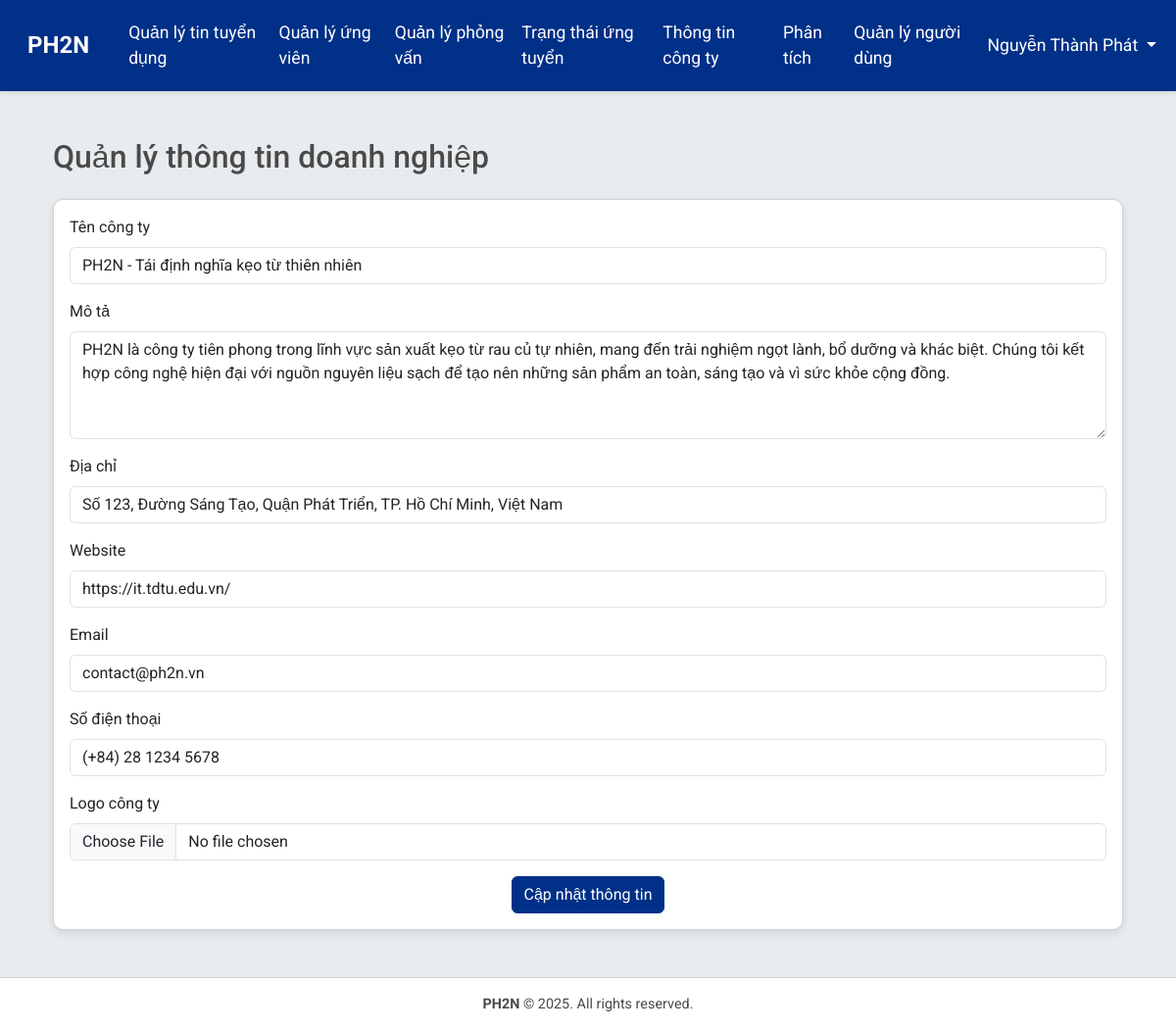
Page /hr/company-info/manage/ (signed in) on the committed database.
### accounts/models.py (models this page shows, shortened)
class CustomUser(AbstractBaseUser, PermissionsMixin):
    ROLE_CHOICES = [
        ('hr', 'HR'),
        ('applicant', 'Applicant'),
        ('director', 'Director'),
        ('department', 'Department'),
    ]
    email = models.EmailField(unique=True)
    full_name = models.CharField(max_length=255)
    role = models.CharField(max_length=20, choices=ROLE_CHOICES, default='applicant')
    department = models.CharField(max_length=100, blank=True, help_text="Department or division within the company")
    department = models.CharField(max_length=100, choices=DEPARTMENTS, blank=True, default='', help_text="Phòng ban trong công ty")
    phone_number = models.CharField(max_length=15, blank=True)
    address = models.TextField(blank=True)
    is_active = models.BooleanField(default=True)
    is_staff = models.BooleanField(default=False)
    is_interviewer = models.BooleanField(default=False, help_text="Xác định người dùng có thể làm người phỏng vấn")  # Thêm trường này
    objects = CustomUserManager()
    USERNAME_FIELD = 'email'
    REQUIRED_FIELDS = ['full_name']

### hr/models.py (models this page shows, shortened)
class CompanyInfo(models.Model):
    name = models.CharField(max_length=100)
    description = models.TextField()
    address = models.CharField(max_length=200)
    website = models.URLField(max_length=200)
    email = models.EmailField(max_length=100, blank=True)
    phone = models.CharField(max_length=20, blank=True)
    logo = models.ImageField(upload_to='company_logos/', blank=True, null=True)
    updated_at = models.DateTimeField(auto_now=True)
    class Meta:
        verbose_name = "Thông tin doanh nghiệp"
        verbose_name_plural = "Thông tin doanh nghiệp"

### hr/views.py (the view)
# urls.py: path('company-info/manage/', views.manage_company_info, name='manage_company_info'),
@login_required
def manage_company_info(request):
    if request.user.role != 'hr':
        messages.error(request, 'Bạn không có quyền truy cập trang này.')
        return redirect('jobs:job_list')
    company_info = CompanyInfo.objects.first()
    if request.method == 'POST':
        form = CompanyInfoForm(request.POST, request.FILES, instance=company_info)
        if form.is_valid():
            company_info = form.save(commit=False)
            company_info.updated_by = request.user
            company_info.save()
            messages.success(request, 'Thông tin doanh nghiệp đã được cập nhật.')
            return redirect('hr:manage_company_info')
    else:
        form = CompanyInfoForm(instance=company_info)
    return render(request, 'hr/manage_company_info.html', {'form': form})

### hr/forms.py
class CompanyInfoForm(forms.ModelForm):
    class Meta:
        model = CompanyInfo
        fields = ['name', 'description', 'address', 'website', 'email', 'phone', 'logo']
        widgets = {
            'name': forms.TextInput(attrs={'class': 'form-control'}),
            'description': forms.Textarea(attrs={'class': 'form-control', 'rows': 4}),
            'address': forms.TextInput(attrs={'class': 'form-control'}),
            'website': forms.URLInput(attrs={'class': 'form-control'}),
            'email': forms.EmailInput(attrs={'class': 'form-control'}),
            'phone': forms.TextInput(attrs={'class': 'form-control'}),
            'logo': forms.FileInput(attrs={'class': 'form-control'}),
        }
        labels = {
            'name': 'Tên công ty',
            'description': 'Mô tả',
            'address': 'Địa chỉ',
            'website': 'Website',
            'email': 'Email',
            'phone': 'Số điện thoại',
            'logo': 'Logo công ty',
        }

### templates/hr/manage_company_info.html (shortened to what this page needs)
{% extends 'base.html' %}
{% load django_bootstrap5 %}
{% block content %}
<div class="container mt-5">
    <h2 class="mb-4">Quản lý thông tin doanh nghiệp</h2>
    <div class="card">
        <div class="card-body">
            <form method="post" enctype="multipart/form-data" class="needs-validation" novalidate>
                {% bootstrap_form form %}
                <div class="text-center">
                    <button type="submit" class="btn btn-primary">Cập nhật thông tin</button>
                </div>
            </form>
        </div>
    </div>
</div>
{% endblock %}

### templates/base.html (shortened to what this page needs)
{% load django_bootstrap5 %}
{% load static %}
<!DOCTYPE html>
<html lang="vi">
<head>
    {% bootstrap_css %}
    <link rel="stylesheet" href="{% static 'css/style.css' %}">
</head>
<body>
    <nav class="navbar navbar-expand-lg navbar-dark">
        <div class="container-fluid">
            <a class="navbar-brand" href="{% url 'jobs:job_list' %}">PH2N</a>
            <div class="collapse navbar-collapse" id="navbarNav">
                <ul class="navbar-nav me-auto">
                    {% if user.is_authenticated %}
                        {% if user.role == 'hr' %}
                            <li class="nav-item">
                                <a class="nav-link" href="{% url 'hr:manage_job_postings' %}">Quản lý tin tuyển dụng</a>
                            </li>
                            <li class="nav-item">
                                <a class="nav-link" href="{% url 'hr:manage_applications' %}">Quản lý ứng viên</a>
                            </li>
                            <li class="nav-item">
                                <a class="nav-link" href="{% url 'hr:manage_interviews' %}">Quản lý phỏng vấn</a>
                            </li>
                            <li class="nav-item">
                                <a class="nav-link" href="{% url 'hr:application_status' %}">Trạng thái ứng tuyển</a>
                            </li>
                            <li class="nav-item">
                                <a class="nav-link" href="{% url 'hr:manage_company_info' %}">Thông tin công ty</a>
                            </li>
                            <li class="nav-item">
                                <a class="nav-link" href="{% url 'hr:recruitment_analytics' %}">Phân tích</a>
                            </li>
                            <li class="nav-item">
                                <a class="nav-link" href="{% url 'accounts:user_management' %}">Quản lý người dùng</a>
                            </li>
                        {% endif %}
                    {% endif %}
                </ul>
                <ul class="navbar-nav">
                    {% if user.is_authenticated %}
                        <li class="nav-item dropdown">
                        <a class="nav-link dropdown-toggle" href="#" id="userDropdown" role="button"
                            data-bs-toggle="dropdown" aria-expanded="false">
                            {{ user.full_name }}
                        </a>
                        </li>
                    {% endif %}
                </ul>
            </div>
        </div>
    </nav>
    <div class="content-wrapper">
        <div class="container mt-4">
            {% block content %}
            {% endblock %}
        </div>
    </div>
    <footer class="footer">
        <div class="container">
            <p><strong>PH2N</strong> © 2025. All rights reserved.</p>
        </div>
    </footer>
</body>
</html>

### static/css/style.css (style rules this page uses)
body { font-family: 'Roboto', sans-serif; background-color: #E8ECEF; margin: 0; display: flex; flex-direction: column; min-height: 100vh; }
.content-wrapper { flex: 1; }
.navbar { background-color: #003087; box-shadow: 0 2px 4px rgba(0,0,0,0.1); }
.navbar-brand { font-weight: bold; font-size: 1.5rem; padding: 0.5rem 1rem; }
.nav-link { font-size: 1.1rem; padding: 0.75rem 1.25rem; color: #FFFFFF !important; transition: all 0.2s; }
.card { border-radius: 10px; box-shadow: 0 4px 8px rgba(0,0,0,0.1); transition: transform 0.2s; }
.btn-primary { background-color: #003087; border-color: #003087; }
.footer { background-color: #FFFFFF; border-top: 1px solid #D1D5DB; padding: 1rem 0; text-align: center; font-size: 0.9rem; color: #4A4A4A; margin-top: auto; position: relative; }
.footer p { margin: 0; }
h2, h3, h5 { color: #4A4A4A; }

### rows in the picture
CustomUser: full_name "Nguyễn Thành Phát"
CompanyInfo: name "PH2N - Tái định nghĩa kẹo từ thiên nhiên", description "PH2N là công ty tiên phong trong lĩnh vực sản xuất kẹo từ rau củ tự nhiên, mang đến trải nghiệm ngọt lành, bổ dưỡng và khác biệt. Chúng tôi kết hợp công nghệ hiện đại với nguồn nguyên liệu sạch để tạo nên những sản phẩm an toàn, sáng tạo và vì sức khỏe cộng đồng.", address "Số 123, Đường Sáng Tạo, Quận Phát Triển, TP. Hồ Chí Minh, Việt Nam", website "https://it.tdtu.edu.vn/", email "contact@ph2n.vn", phone "(+84) 28 1234 5678"
